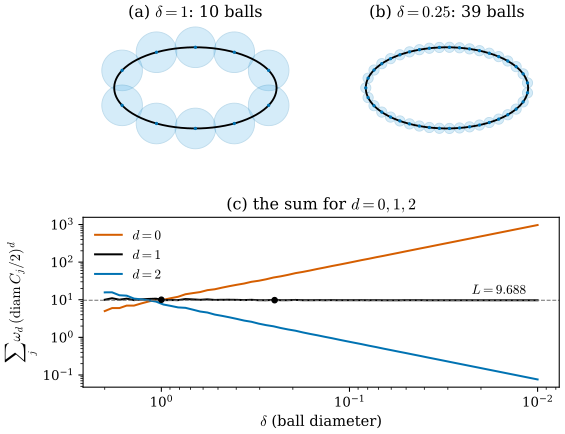

Here is the Python script that generated this plot:
"""Figure 46.2.1: covering the ellipse (2 cos t, sin t) by small balls, the idea behind the Hausdorff measure.

(a) k = ceil(L / delta) balls of diameter delta = 1 centred on the ellipse at equal arc-length spacing L / k
(L = 9.6884 is the length); (b) the same with delta = 0.25 (39 balls).
(c) the sum  k * omega_d (delta / 2)^d  of such a cover against delta for d = 0, 1, 2 (log-log): it blows up for
d = 0, tends to the length L for d = 1 and tends to 0 for d = 2.

Run from the project root: PYTHONPATH=tools python3 chapters/46-varifold-background/figures/fig-46-2-1-hausdorff.py
"""
import math
import sys
from pathlib import Path

import numpy as np

sys.path.insert(0, str(Path(__file__).resolve().parents[1] / "lib"))
import dgfig  # noqa: E402

dgfig.setup()
import matplotlib.pyplot as plt  # noqa: E402
from matplotlib.patches import Circle  # noqa: E402

import var46 as v  # noqa: E402

C = dgfig.COLORS
L = v.ellipse_length_total()
assert abs(L - 9.688448) < 1e-6, L

# arc-length parametrisation by inverting the cumulative length on a fine grid
tg = np.linspace(0, 2 * np.pi, 20001)
sg = np.concatenate([[0.0], np.cumsum(0.5 * (v.ellipse_speed(tg[1:]) + v.ellipse_speed(tg[:-1])) * np.diff(tg))])
sg *= L / sg[-1]


def cover(delta):
    k = math.ceil(L / delta)
    s = (np.arange(k) + 0.5) * L / k
    t = np.interp(s, sg, tg)
    return k, v.ellipse(t)


def check_cover(delta):
    """every point of the ellipse lies in some ball of radius delta / 2."""
    k, X = cover(delta)
    P = v.ellipse(np.linspace(0, 2 * np.pi, 4000))
    d = np.min(np.linalg.norm(P[:, None, :] - X[None, :, :], axis=2), axis=1)
    return d.max() <= delta / 2 + 1e-12


for dl, kk in ((1.0, 10), (0.25, 39)):
    k, _ = cover(dl)
    assert k == kk and check_cover(dl), (dl, k)

fig = plt.figure(figsize=(6.4, 4.9))
gs = fig.add_gridspec(2, 2, height_ratios=[1, 1.35], hspace=0.45, wspace=0.12)
tt = np.linspace(0, 2 * np.pi, 400)
for j, (dl, title) in enumerate(((1.0, r"(a) $\delta = 1$: 10 balls"), (0.25, r"(b) $\delta = 0.25$: 39 balls"))):
    ax = fig.add_subplot(gs[0, j])
    k, X = cover(dl)
    for x in X:
        ax.add_patch(Circle(x, dl / 2, facecolor=C["region"], alpha=0.25, edgecolor=C["tangent"], lw=0.7))
    ax.plot(*v.ellipse(tt).T, color=C["main"], lw=1.4)
    ax.plot(X[:, 0], X[:, 1], ".", color=C["tangent"], ms=3)
    ax.set_aspect("equal")
    ax.set_xlim(-2.6, 2.6)
    ax.set_ylim(-1.55, 1.55)
    ax.set_axis_off()
    ax.set_title(title, fontsize=12)

ax = fig.add_subplot(gs[1, :])
deltas = np.geomspace(0.01, 2.0, 60)
styles = {0: (C["normal"], r"$d = 0$"), 1: (C["main"], r"$d = 1$"), 2: (C["tangent"], r"$d = 2$")}
sums = {}
for d, (col, lab) in styles.items():
    ks = np.array([math.ceil(L / dl) for dl in deltas])
    sums[d] = ks * v.OMEGA[d] * (deltas / 2) ** d
    ax.loglog(deltas, sums[d], color=col, lw=1.5, label=lab)
ax.axhline(L, color=C["aux"], lw=0.8, ls="--")
ax.text(0.0115, L * 1.25, r"$L = 9.688$", fontsize=10, ha="right", va="bottom")
ax.plot([1.0, 0.25], [10.0, 9.75], "o", color=C["main"], ms=4)
ax.invert_xaxis()
ax.set_xlabel(r"$\delta$ (ball diameter)")
ax.set_ylabel(r"$\sum_j\,\omega_d\,(\mathrm{diam}\,C_j/2)^d$")
ax.legend(loc="upper left", frameon=False, fontsize=10)
ax.set_title(r"(c) the sum for $d = 0, 1, 2$", fontsize=12)

# self-checks on the three curves
assert sums[0][0] > 900 and abs(sums[1][0] - L) < 0.02 and sums[2][0] < 0.1
dgfig.save(fig, __file__)
print(f"L = {L:.4f}; d=1 sums at delta=1, 0.25: 10, 9.75; d=2 at 0.01: {sums[2][0]:.4f}; d=0 at 0.01: {sums[0][0]:.0f}")
